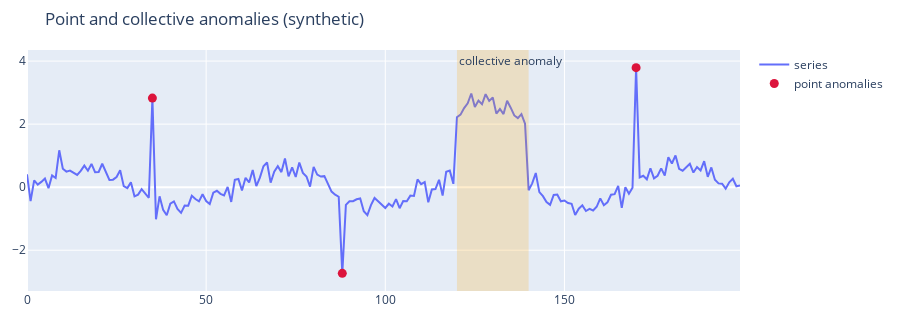

The code cell stored with this chart in its notebook:
### Code cell
import numpy as np
import plotly.graph_objects as go

rng = np.random.default_rng(3)
t = np.arange(200)
y = 0.6 * np.sin(t / 9) + 0.2 * rng.normal(size=t.size)

# Collective anomaly interval
y[120:140] += 2.0

# Point anomalies
points = np.array([35, 88, 170])
y[points] += np.array([3.1, -2.8, 3.6])

fig = go.Figure()
fig.add_trace(go.Scatter(x=t, y=y, mode="lines", name="series"))
fig.add_trace(
    go.Scatter(
        x=points,
        y=y[points],
        mode="markers",
        marker=dict(color="crimson", size=9),
        name="point anomalies",
    )
)
fig.add_vrect(
    x0=120,
    x1=140,
    fillcolor="orange",
    opacity=0.2,
    line_width=0,
    annotation_text="collective anomaly",
    annotation_position="top left",
)
fig.update_layout(
    title="Point and collective anomalies (synthetic)",
    height=320,
    margin=dict(l=20, r=20, t=50, b=20),
)
fig.show()

### Figure 1 — Plotly figure (JSON) as saved in the notebook; plotly's stock layout.template omitted (floating-point values rounded to 4 significant figures; data arrays with more than 128 entries replaced by an {"elided": "..."} marker saying what was removed)
{"data": [{"mode": "lines", "name": "series", "type": "scatter", "x": {"elided": "200 int values"}, "y": {"elided": "200 float values"}}, {"marker": {"color": "crimson", "size": 9}, "mode": "markers", "name": "point anomalies", "type": "scatter", "x": [35, 88, 170], "y": [2.826, -2.733, 3.791]}], "layout": {"annotations": [{"showarrow": false, "text": "collective anomaly", "x": 120, "xanchor": "left", "xref": "x", "y": 1, "yanchor": "top", "yref": "y domain"}], "height": 320, "margin": {"b": 20, "l": 20, "r": 20, "t": 50}, "shapes": [{"fillcolor": "orange", "line": {"width": 0}, "opacity": 0.2, "type": "rect", "x0": 120, "x1": 140, "xref": "x", "y0": 0, "y1": 1, "yref": "y domain"}], "title": {"text": "Point and collective anomalies (synthetic)"}}}
